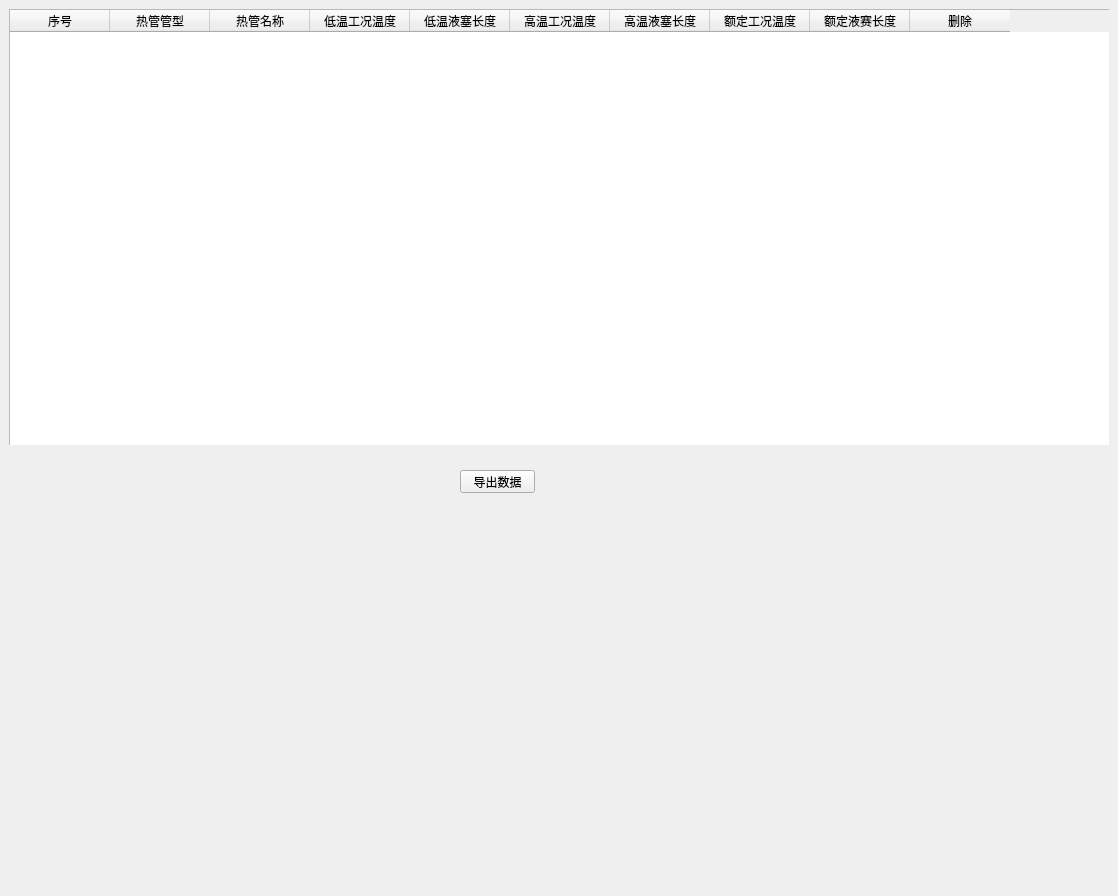
<?xml version="1.0" encoding="UTF-8"?>
<ui version="4.0">
 <class>Form</class>
 <widget class="QWidget" name="Form">
  <property name="geometry">
   <rect>
    <x>0</x>
    <y>0</y>
    <width>1118</width>
    <height>896</height>
   </rect>
  </property>
  <property name="windowTitle">
   <string>Form</string>
  </property>
  <widget class="QWidget" name="widget" native="true">
   <property name="geometry">
    <rect>
     <x>9</x>
     <y>9</y>
     <width>1100</width>
     <height>436</height>
    </rect>
   </property>
   <property name="maximumSize">
    <size>
     <width>16777215</width>
     <height>500</height>
    </size>
   </property>
   <widget class="QTableWidget" name="tableWidget">
    <property name="geometry">
     <rect>
      <x>0</x>
      <y>0</y>
      <width>1101</width>
      <height>881</height>
     </rect>
    </property>
    <property name="sizePolicy">
     <sizepolicy hsizetype="Preferred" vsizetype="Preferred">
      <horstretch>0</horstretch>
      <verstretch>0</verstretch>
     </sizepolicy>
    </property>
    <attribute name="horizontalHeaderCascadingSectionResizes">
     <bool>true</bool>
    </attribute>
    <attribute name="horizontalHeaderMinimumSectionSize">
     <number>50</number>
    </attribute>
    <column>
     <property name="text">
      <string>序号</string>
     </property>
    </column>
    <column>
     <property name="text">
      <string>热管管型</string>
     </property>
    </column>
    <column>
     <property name="text">
      <string>热管名称</string>
     </property>
    </column>
    <column>
     <property name="text">
      <string>低温工况温度</string>
     </property>
    </column>
    <column>
     <property name="text">
      <string>低温液塞长度</string>
     </property>
    </column>
    <column>
     <property name="text">
      <string>高温工况温度</string>
     </property>
    </column>
    <column>
     <property name="text">
      <string>高温液塞长度</string>
     </property>
    </column>
    <column>
     <property name="text">
      <string>额定工况温度</string>
     </property>
    </column>
    <column>
     <property name="text">
      <string>额定液赛长度</string>
     </property>
    </column>
    <column>
     <property name="text">
      <string>删除</string>
     </property>
    </column>
   </widget>
  </widget>
  <widget class="QPushButton" name="pushButton">
   <property name="geometry">
    <rect>
     <x>460</x>
     <y>470</y>
     <width>75</width>
     <height>23</height>
    </rect>
   </property>
   <property name="text">
    <string>导出数据</string>
   </property>
  </widget>
 </widget>
 <resources/>
 <connections/>
</ui>
